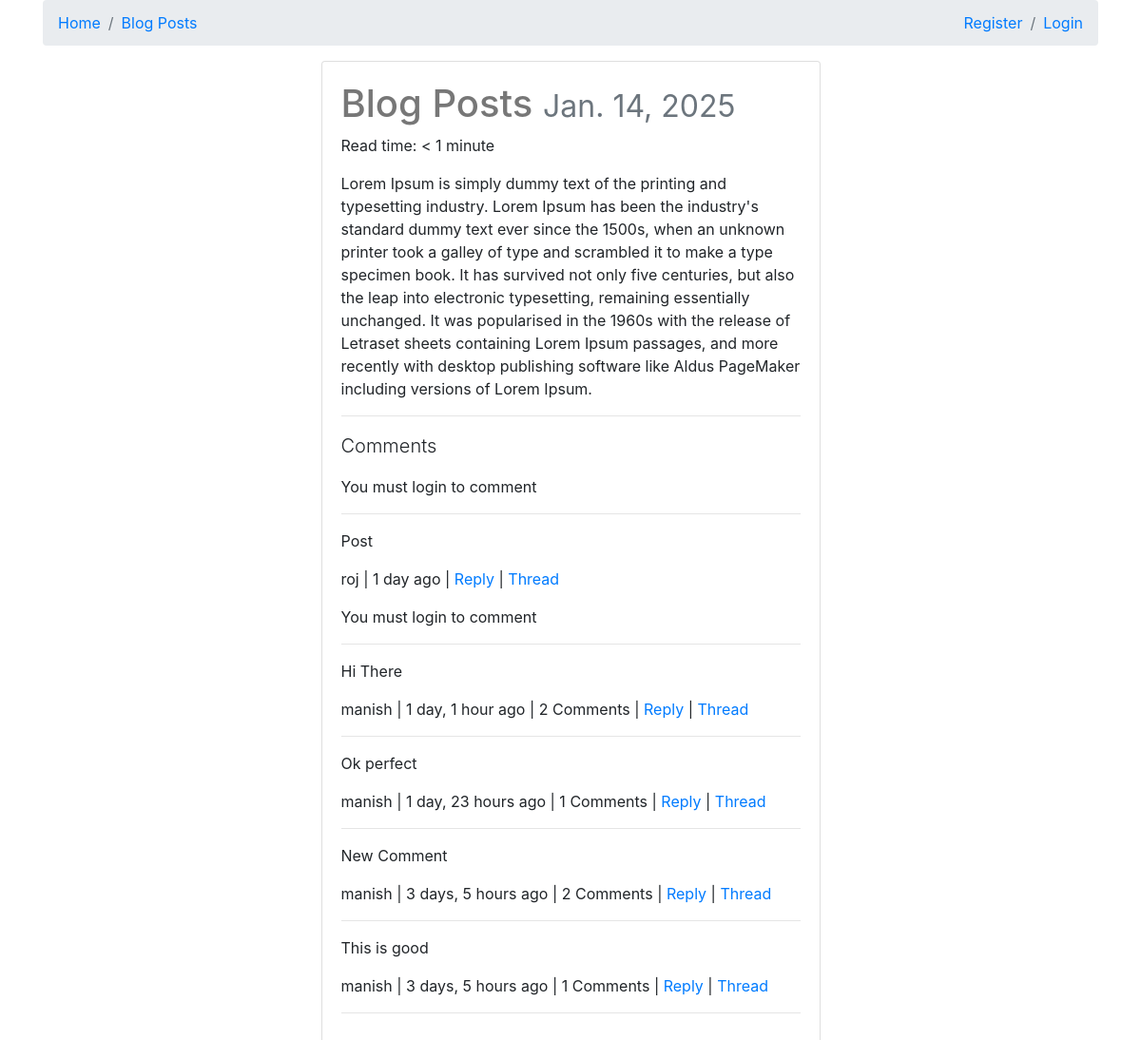
Page /blog-posts/ on the committed database.
### posts/models.py (models this page shows, shortened)
class Post(models.Model):
    user = models.ForeignKey(settings.AUTH_USER_MODEL, on_delete=models.CASCADE, default=1)
    title = models.CharField(max_length=30)
    slug = models.SlugField(unique=True, blank=True)
    image = models.ImageField(upload_to=upload_location,
            null=True,
            blank=True,
            width_field="width_field",
            height_field="height_field")
    height_field = models.IntegerField(null=True, blank=True)
    width_field = models.IntegerField(null=True, blank=True)
    content = models.TextField()
    draft = models.BooleanField(default=False)
    publish = models.DateField(auto_now=False, auto_now_add=False)
    read_time =  models.IntegerField(default=0) #models.TimeField(null=True, blank=True) # assume minutes
    updated = models.DateTimeField(auto_now=True, auto_now_add=False)
    timestamp = models.DateTimeField(auto_now=False, auto_now_add=True)
    objects = PostManager() # Linking model manager to our model
    def get_absolute_url(self):
        return reverse("posts:detail", kwargs={"slug": self.slug})
    def get_markdown(self):
        content = self.content
        markdown_text = markdown(content)
        return mark_safe(markdown_text)
    @property
    def get_content_type(self):
        instance = self
        content_type = ContentType.objects.get_for_model(instance.__class__)
        return content_type
    class Meta:
        ordering = ["-timestamp", "-updated"]

### comments/models.py (models this page shows, shortened)
class Comment(models.Model):
    user = models.ForeignKey(settings.AUTH_USER_MODEL, on_delete=models.CASCADE, default=1)
    content_type = models.ForeignKey(ContentType, on_delete=models.CASCADE, null=True)
    object_id = models.PositiveIntegerField(null=True)
    content_object = GenericForeignKey("content_type", "object_id")
    parent  = models.ForeignKey("self", null=True, blank=True, on_delete=models.CASCADE)
    objects = CommentManager() # to make sure the instance of CommentManager is available and CommentManager can override other kinds of queries
    class Meta:
        ordering = ['-timestamp']
    content   = models.TextField()
    timestamp = models.DateTimeField(auto_now_add=True)
    def get_absolute_url(self):
        return reverse("comments:thread", kwargs={"id": self.id})
    def children(self):
        return Comment.objects.filter(parent=self)

### posts/views.py (the view, shortened to what this page needs)
# urls.py: path('<slug:slug>/', post_detail, name='detail'),
def post_detail(request, slug):
    instance = get_object_or_404(Post, slug=slug)
    if instance.publish > timezone.now().date() or instance.draft:
        if not request.user.is_authenticated:
            raise Http404
    share_string = quote_plus(instance.content)
    initial_data = {
        "content_type": instance.get_content_type,
        "object_id": instance.id,
    }
    form = CommentForm(request.POST or None, initial=initial_data)
    comments = Comment.objects.filter_by_instance(instance)
    context = {
        "title": instance.title,
        "instance": instance,
        "share_string": share_string,
        "comments": comments,
        "comment_form": form,
    }
    return render(request, 'posts/post_detail.html', context)

### comments/models.py (called while the page is built)
    def filter_by_instance(self, instance):
        content_type = ContentType.objects.get_for_model(instance.__class__) # Used to get  content type object associated with model of instance
        obj_id = instance.id
        qs = super(CommentManager, self).filter(content_type=content_type, object_id=obj_id).filter(parent=None) # It is getting superclass relating to instance in other words Comment.objects
        return qs

### posts/templates/posts/post_detail.html (shortened to what this page needs)
{% extends "posts/base.html" %}
{% block post_detail_link %}
<li class="breadcrumb-item"> <a href='{{ instance.get_absolute_url }}'> {{ instance.title }} </a> </li>
{% endblock %}
{% block content %}
<div class="col-12 col-sm-10 col-md-8 col-lg-6 mb-1 offset-sm-1 offset-md-2 offset-lg-3">
    <div class="card">
        <div class="card-body">
            <h1>{{ instance.title }}
                <small class="text-muted">{{ instance.publish }}</small>
            </h1>
            <p>Read time: {% if instance.read_time <= 1 %} < 1 minute {% else %} {{ instance.read_time }} minutes {% endif %} </p>
            <div class="post-detail-item">
                {{ instance.get_markdown }}
            </div>
            <hr/>
            <div>
                <p class='lead'>Comments</p>
                {% if request.user.is_authenticated %}
                <form method="POST" action="."> {% csrf_token %}
                    {{ comment_form }}
                    <input type='submit' value='Post comment' class='btn btn-primary'>
                </form>
                {% else %}
                <p>You must login to comment</p>
                {% endif %}
                <hr/>
                {% for comment in comments %}
                    <blockquote>
                        <p>{{ comment.content }}</p>
                        <footer>{{ comment.user }} | {{ comment.timestamp|timesince }} ago | {% if comment.children.count > 0 %}{{ comment.children.count }} Comments {% if comment.children.count > 1 %} {% endif %} | {% endif %} <a class='comment-reply-btn' href='#'>Reply</a> | <a class='' href='{{ comment.get_absolute_url }}'>Thread</a> </footer>
                        <div class='comment-reply' style='display:none;'>
                    </blockquote>
                            {% if request.user.is_authenticated %}
                            <form method="POST" action="."> {% csrf_token %}
                               {{ comment_form }}
                                <input type="hidden" name="parent_id" value="{{ comment.id }}">
                                <input type="submit" value="Reply" class="btn btn-primary">
                            </form>
                            {% else %}
                            <p>You must login to comment</p>
                            {% endif %}
                        </div>
                    </blockquote>
                    <hr/>
                {% endfor %}
            </div>
        </div>
    </div>
</div>
{% endblock content %}

### static/css/base.css (style rules this page uses)
h1 { color: #777777; }

### rows in the picture
Post: title "Blog Posts", publish "Jan. 14, 2025", get_markdown "Lorem Ipsum is simply dummy text of the printing and typesetting industry. Lorem Ipsum has been the industry's standard dummy text ever since the 1500s, when an unknown printer took a galley of type and scrambled it to make a type specimen book. It has survived not only five centuries, but also the leap into electronic typesetting, remaining essentially unchanged. It was popularised in the 1960s with the release of Letraset sheets containing Lorem Ipsum passages, and more recently with desktop publishing software like Aldus PageMaker including versions of Lorem Ipsum."
Comment: content "Post", user "roj", timestamp "1 day", shows "You must login to comment"
Comment: content "Hi There", user "manish", timestamp "1 day, 1 hour", children.count "2"
Comment: content "Ok perfect", user "manish", timestamp "1 day, 23 hours", children.count "1"
Comment: content "New Comment", user "manish", timestamp "3 days, 5 hours", children.count "2"
Comment: content "This is good", user "manish", timestamp "3 days, 5 hours", children.count "1"
